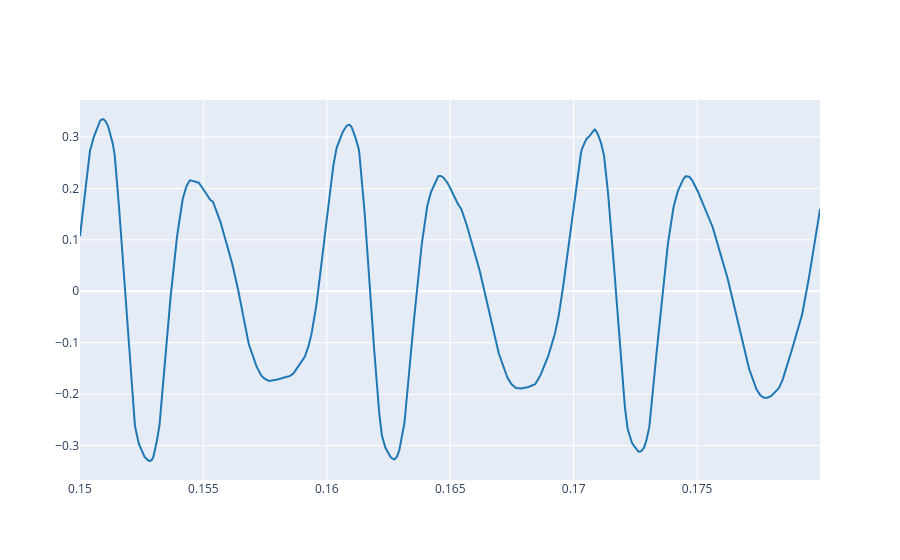

Notebook code cell kept with this figure:
### Markdown cell above
2.3. Plot three periods of the signal using the `plot_signals` function and selecting `t_start` and `t_end` arguments accordingly. Try to get the first periods of the audio signal but avoiding the attack section.

### Code cell
plot_signals(ref, fs, t_start=0.15, t_end=0.15 + 3*period)

### Figure 1 — Plotly figure (JSON) as saved in the notebook; plotly's stock layout.template omitted (floating-point values rounded to 4 significant figures; data arrays with more than 128 entries replaced by an {"elided": "..."} marker saying what was removed)
{"data": [{"line": {"color": "#1f77b4", "shape": "linear"}, "mode": "lines", "name": "audio signal 0", "type": "scatter", "x": {"elided": "1323 float values"}, "y": {"elided": "1323 float values"}}], "layout": {}}
